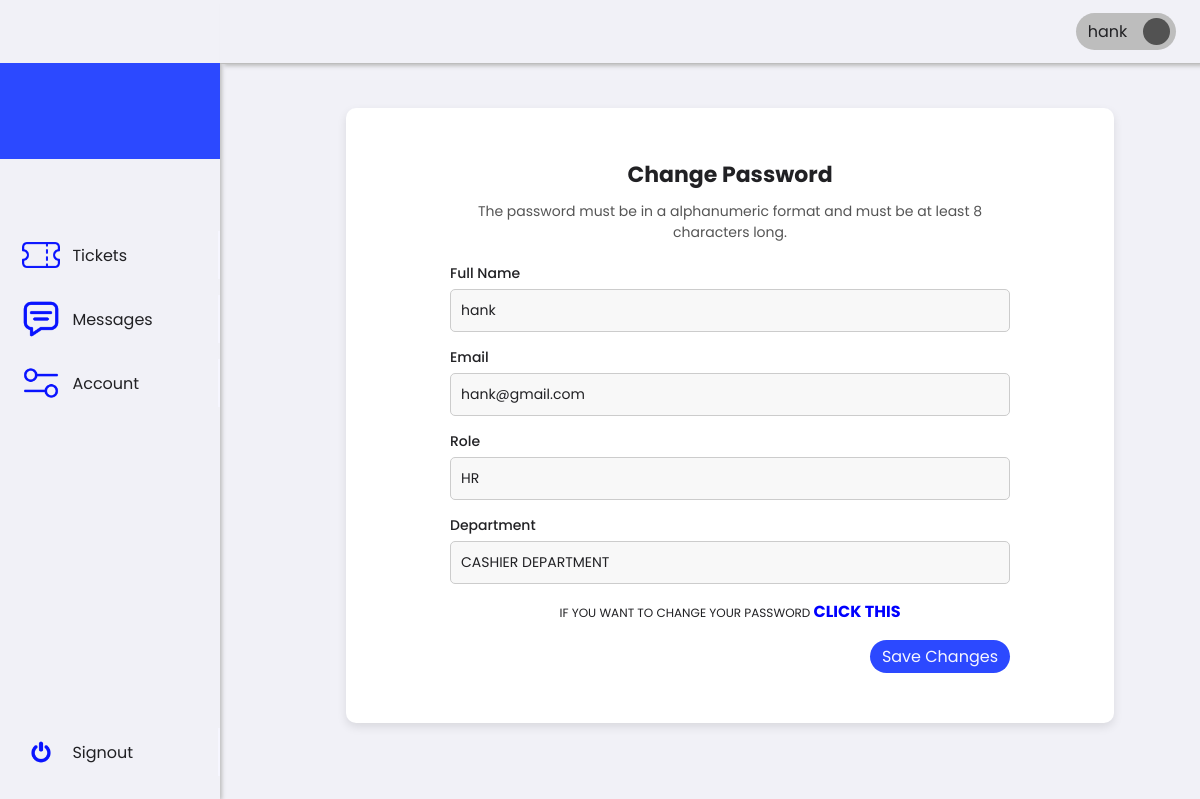
The app's page /1/hrRep/account.php (signed in), older data.
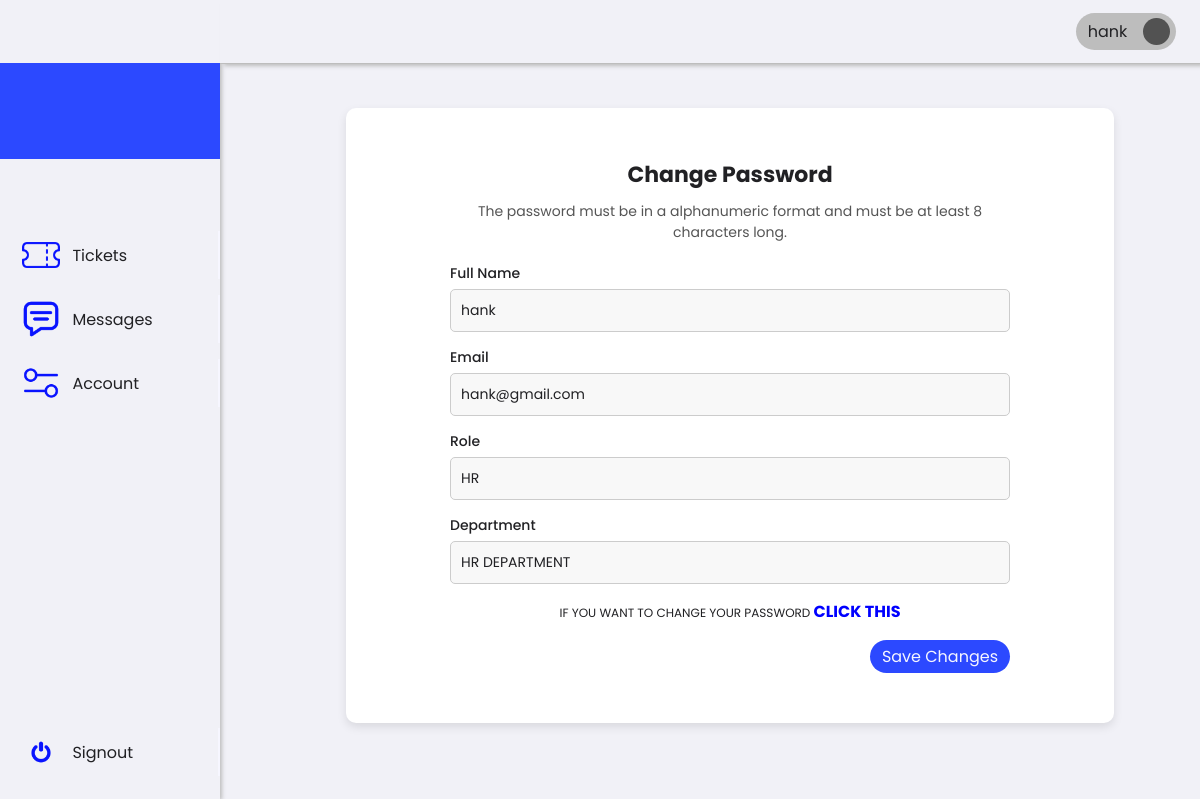
The same page, newer data.
### tables this page shows
CREATE TABLE `users` (
  `id` int(11) NOT NULL,
  `name` varchar(255) NOT NULL,
  `email` varchar(255) NOT NULL,
  `password` varchar(255) NOT NULL,
  `role` enum('Employee','HR','Admin','Super Admin') NOT NULL,
  `department` varchar(255) DEFAULT NULL,
  `status` enum('Active','Inactive') NOT NULL,
  `created_at` timestamp NOT NULL DEFAULT current_timestamp()
);

### 1/hrRep/account.php (the view, shortened to what this page needs)
<?php
require_once '../../0/includes/employeeTicket.php';
?>
<!DOCTYPE html>
<html lang="en">
<head>
    <link rel="stylesheet" href="../../assets/css/framework.css">
</head>
<body>
    <div class="container">
        <div class="sideNav">
            <div class="sideNavLogo img-cover"></div>
            <div class="navBtn">
                <div class="navBtnIcon img-contain" style="background-image: url(../../assets/images/icons/ticket.png);"></div>
                <a href="order.php">Tickets</a>
            </div>
            <div class="navBtn">
                <div class="navBtnIcon img-contain" style="background-image: url(../../assets/images/icons/chat.png);"></div>
                <a href="message.php">Messages</a>
            </div>
            <div class="navBtn">
                <div class="navBtnIcon img-contain" style="background-image: url(../../assets/images/icons/settings.png);"></div>
                <a href="account.php">Account</a>
            </div>
            <div class="navBtn">
                <div class="navBtnIcon img-contain" style="background-image: url(../../assets/images/icons/switch.png);"></div>
                <a href="../../0/includes/signout.php">Signout</a>
            </div>
        </div>
        <div class="content">
            <div class="topNav">
                <div class="account">
                    <div class="accountName">John Doe</div>
                    <div class="accountIcon img-contain"></div>
                </div>
            </div>
            <?php
            require_once '../../0/includes/db.php';
            $userId = $_SESSION['user_id'];
            try {
                $stmt = $pdo->prepare("SELECT name, email, role, department FROM users WHERE id = :id");
                $stmt->bindParam(':id', $userId, PDO::PARAM_INT);
                $stmt->execute();
                $user = $stmt->fetch(PDO::FETCH_ASSOC);
            } catch (PDOException $e) {
                die("Database error: " . $e->getMessage());
            }
            ?>
            <div class="container-account">
                <div class="account-box">
                    <form action="" id="editAccountForm" method="POST">
                        <h2 class="account-box-title">Change Password</h2>
                        <p class="account-description">
                            The password must be in a alphanumeric format and must be at least 8 characters long.
                        </p>
                        <div class="account-box-content">
                            <label class="account-box-content-row">
                                <span class="account-box-content-row-label">Full Name</span>
                                <input type="text" id="fullName" name="employeeName" value="<?php echo htmlspecialchars($user['name']); ?>" class="account-input" readonly>
                            </label>
                            <label class="account-box-content-row">
                                <span class="account-box-content-row-label">Email</span>
                                <input type="email" id="email" name="email" value="<?php echo htmlspecialchars($user['email']); ?>" class="account-input" readonly>
                            </label>
                            <label class="account-box-content-row">
                                <span class="account-box-content-row-label">Role</span>
                                <input type="text" id="role" name="role" value="<?php echo htmlspecialchars($user['role']); ?>" class="account-input" readonly>
                            </label>
                            <label class="account-box-content-row">
                                <span class="account-box-content-row-label">Department</span>
                                <input type="text" id="department" name="department" value="<?php echo htmlspecialchars($user['department']); ?>" class="account-input" readonly>
                            </label>
                            <p class="change-password-text">
                                IF YOU WANT TO CHANGE YOUR PASSWORD <a href="accountPassword.php" class="change-password-link">CLICK THIS</a>
                            </p>
                            <div class="btnContainer">
                                <button class="btnDefault" name="saveChanges">Save Changes</button>
                            </div>
                        </div>
                    </form>
                </div>
            </div>
        </div>
    </div>
</body>
</html>

Row changes from the older to the newer data that the page shows:
changed users "hank": department "CASHIER DEPARTMENT" → "HR DEPARTMENT"
